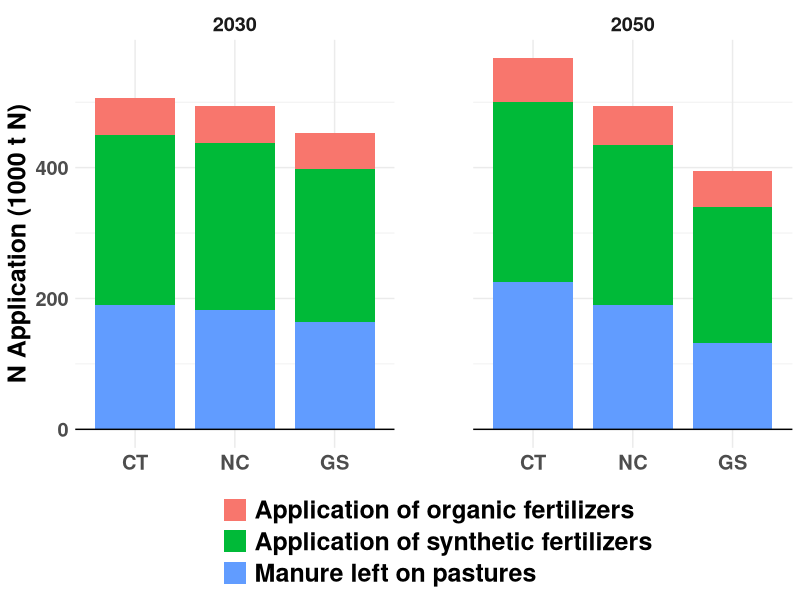
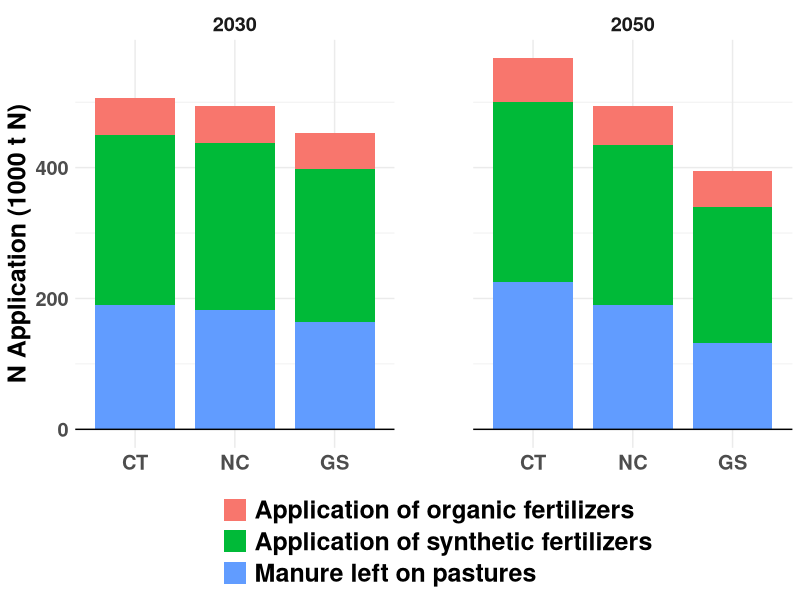
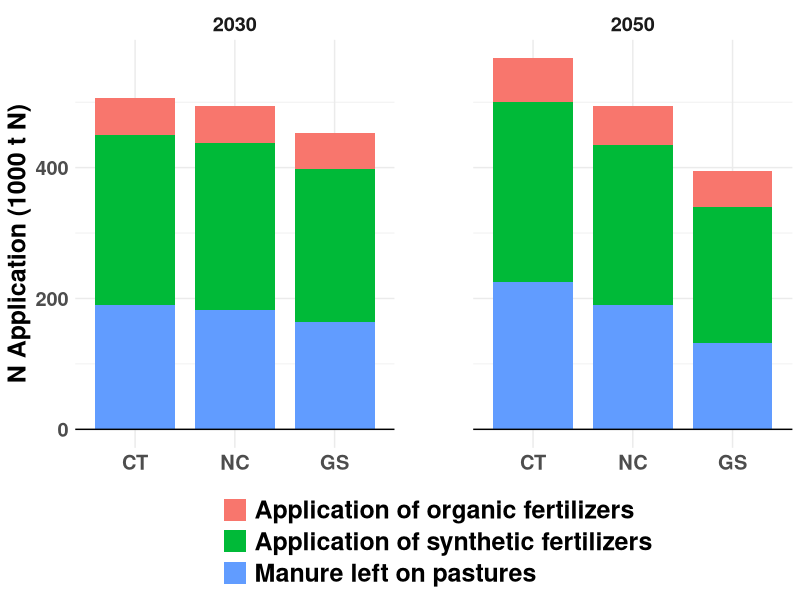
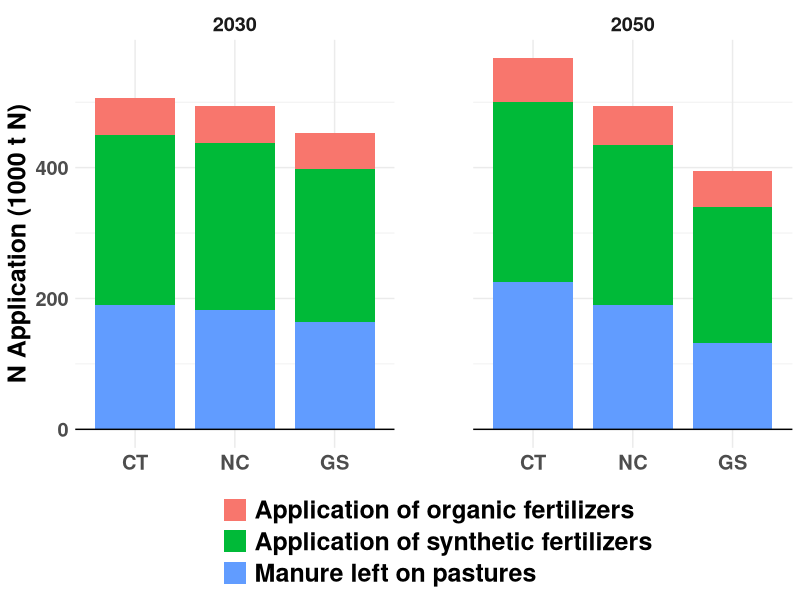
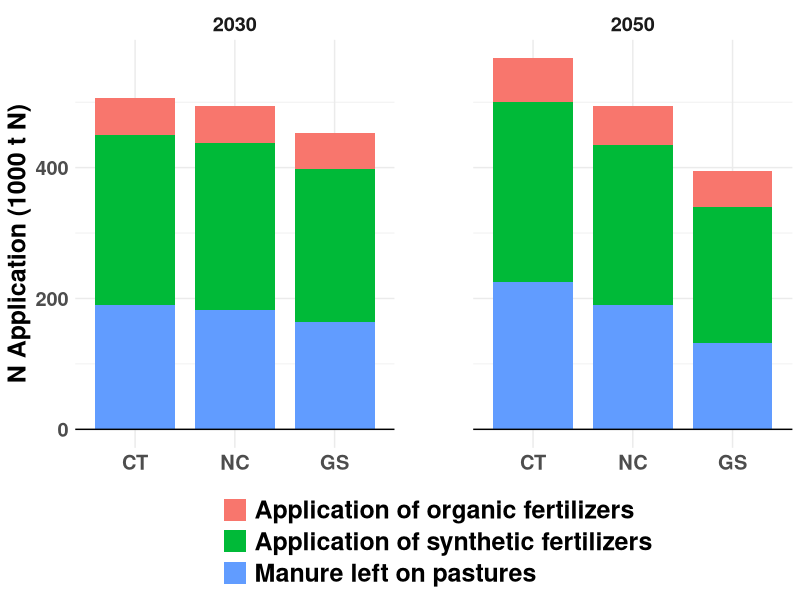
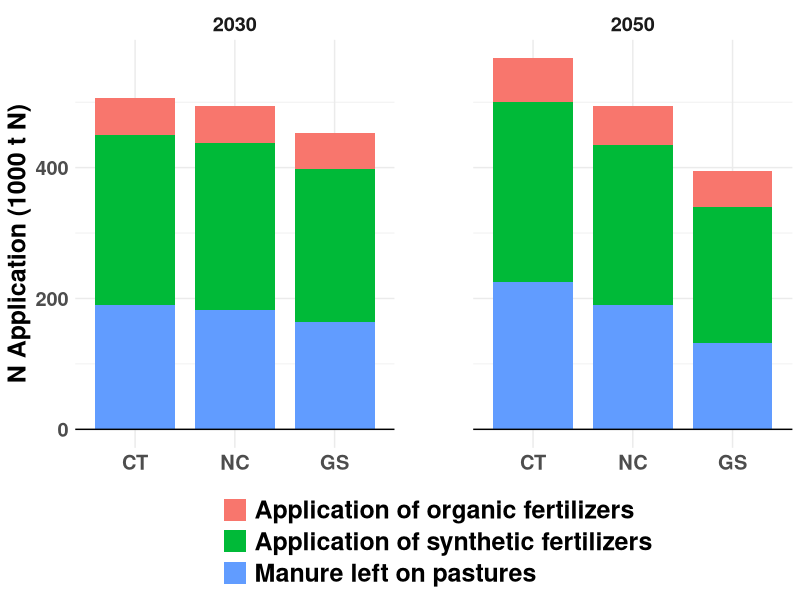
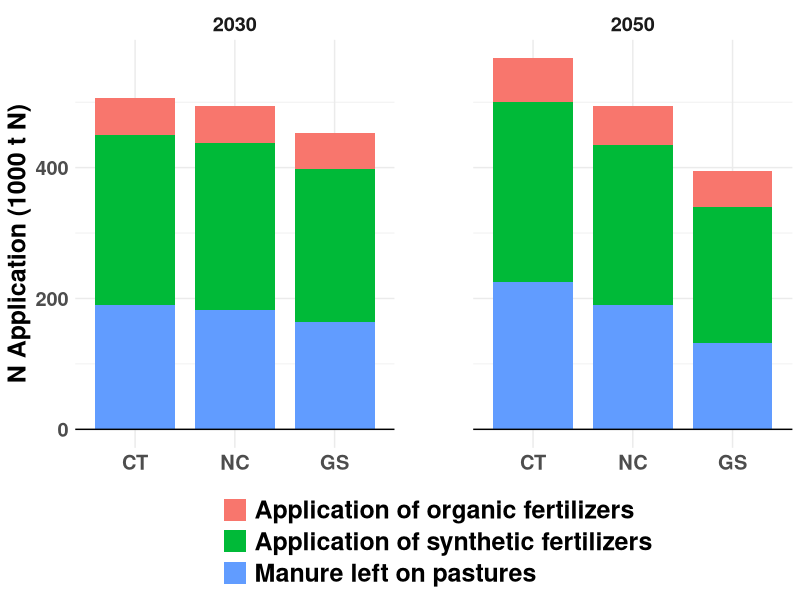
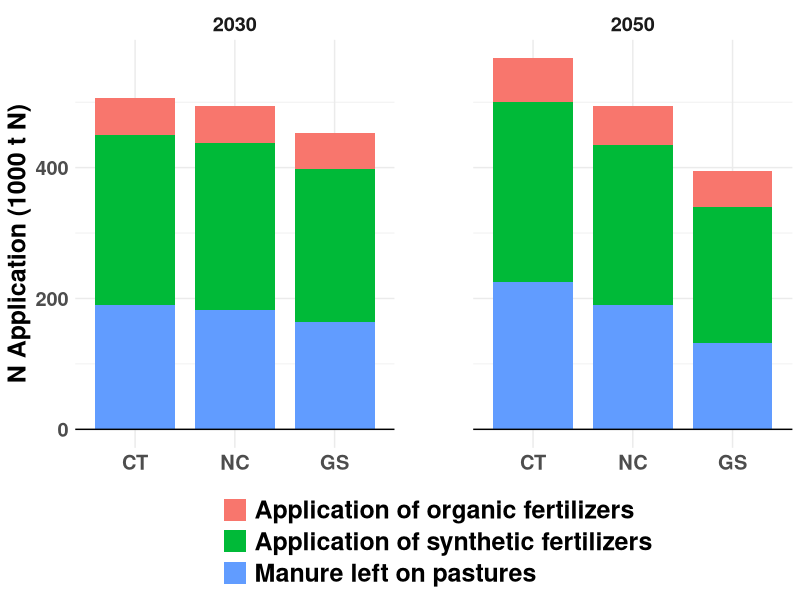

These charts were generated, in order, by the following R code:
## cropland composition

# libraries ---------------------------------------------------------------
library(here)
#library(plyr)
library(dplyr)
library(tidyr)
library(readxl)
library(readr)
library(ggplot2)
library(conflicted)


conflicted::conflict_prefer("rename", "dplyr")
conflicted::conflict_prefer("mutate", "dplyr")
conflicted::conflict_prefer("summarise", "dplyr")
conflicts_prefer(dplyr::filter)
here()


#Data -------------------------------------------------------------------
scenathon<- read.csv(here("data", "240523_FullDataBase_expost.csv"), sep = "") %>% 
  filter(tradeadjustment == "Yes") %>% 
  filter(year %in% c("2030", "2050")) %>% 
  mutate( pathway_id = factor(pathway_id, levels = c("CT", "NC", "GS"))) %>% 
  select(pathway_id, country, year, calcn_synth, calcn_agsoils, calcn_leftpasture) %>% 
  rename(`Application of organic fertilizers` = calcn_agsoils,
         `Manure left on pastures` = calcn_leftpasture,
         `Application of synthetic fertilizers` = calcn_synth) %>% 
  pivot_longer(cols = c(`Application of organic fertilizers`,
                        `Manure left on pastures`,
                        `Application of synthetic fertilizers`), 
               names_to = "type", values_to = "value")

#List countries
countries <- c(
  "ARG",
  "AUS",
  "BRA"
  , "CAN", "CHN", "COL","DEU",
  "ETH"
  ,"FIN","GBR", "IDN", "IND",
  "MEX"
  ,"NOR", "RUS", "RWA","SWE",  "USA",
  "DNK",
  "GRC","TUR", "NPL",
  "R_ASP", "R_CSA", "R_NMC", "R_OEU", "R_NEU", "R_SSA"
)



figure_directory <- here("output", "figures", "Figure8_NApplication")
dir.create(figure_directory, recursive = TRUE, showWarnings = FALSE)
print(figure_directory)

# Loop for each country

for (country in countries) {
  
  country_data <- subset(scenathon, country == country)
  
  # Create plot for the specific country
  p_N <- ggplot(country_data, aes(x = as.factor(pathway_id))) +
    geom_bar(aes(y = value/1000, fill = type), stat = "identity", position = "stack", width = 0.8) +
    geom_hline(yintercept = 0, linetype = "solid") +
    labs(x="",
         y = "N Application (1000 t N)",
         fill = ""
    ) +
    #scale_y_continuous(breaks = seq(0, max(country_data$kcalfeasprod_productgroup + 2000), 250)) +
    facet_grid(. ~ year, scales = "free_y"#,
               # labeller = labeller(pathway = c(
               #   "CurrentTrends" = "Current Trend",
               #   "NationalCommitments" = "National Commitments",
               #   "GlobalSustainability" = "Global Sustainability"
               #))
    ) +
    #scale_fill_manual(values = product_colors, labels = product_labels) +  
    theme_minimal() +
    theme(
      text = element_text(family = "sans", "black", size = 18, face = "bold"),
      # legend.title = element_text(family = "sans", color = "steelblue", size = 16, face = "bold"),
      legend.text = element_text(family = "sans", size = 18),
      # plot.title = element_text(color = "steelblue", size = 16, face = "bold"),
      axis.title.x = element_blank(),
      axis.title.y = element_text(color = "black", size = 18),
      legend.position = "bottom",
      panel.spacing = unit(2, "cm")
    ) +
    
    guides(fill = guide_legend(nrow = 3))
  
  # Save the plot as a TIFF file
  # filename <- paste0(format(Sys.Date(),format = "%y%m%d"), "_", gsub(" ", "_", country), ".tiff")
  # tiff(
  #   filename = here(figure_directory, filename),
  #   units = "in", height = 7, width = 24, res = 300)
  print(p_N)
  #dev.off()
  
}
